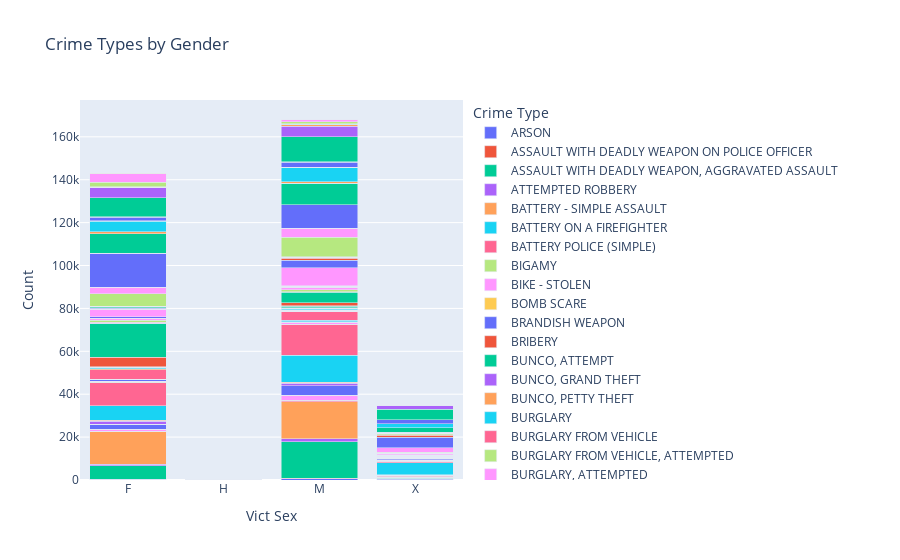

The cell this chart's notebook holds for it:
### Code cell
gender_crime = crime_df.groupby(['Vict Sex', 'Crm Cd Desc']).size().unstack()

gender_crime_fig = px.bar(
    gender_crime,
    barmode='stack',
    title='Crime Types by Gender',
    labels={'index': 'Gender', 'value': 'Count', 'Crm Cd Desc': 'Crime Type'}
)
gender_crime_fig.show()
